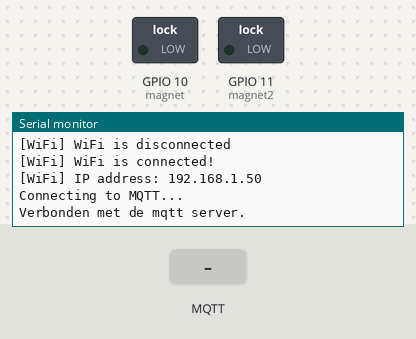
The sketch below on a simulated ESP32. On the bench: switched loads named in the sketch (green lamp = pin HIGH), the last lines printed to the serial monitor. The test bench sets the inputs (shaded band). WiFi joins after 1.5 s; servers stay silent unless stated; no MQTT or app messages arrive unless stated.

Above: at 2.8 s.
2.9 s: MQTT message "9797110" arrives on the first subscribed topic
At 3.3 s:
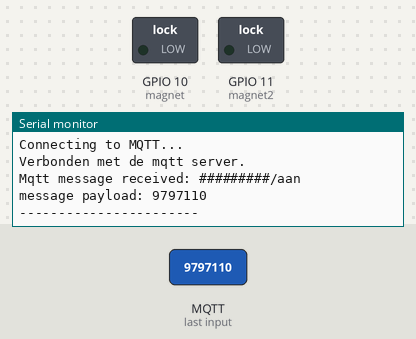
4.4 s: MQTT message "on" arrives on the first subscribed topic
At 5.6 s:
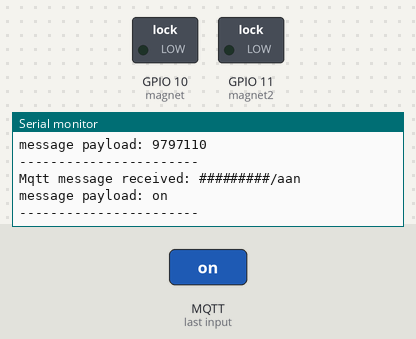
5.9 s: MQTT message "off" arrives on the first subscribed topic
At 6.8 s:
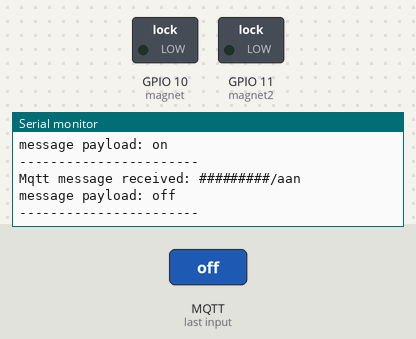

The sketch:

mqtt_basic_snapshot.ino
```cpp
#include <WiFi.h>
#include <PubSubClient.h>
#include <driver/gpio.h>


#define magnet2 GPIO_NUM_11
#define magnet GPIO_NUM_10

//these are the wifi credentials
const char* ssid = "#########";
//NOTE: uncomment the one that is needed
const char* password = "#########";     //Mike's esp
//const char* password = "#########";        //Timo's esp

//these are the mqtt client credentials
const char* mqttServer = "#########";
const int mqttPort = 1883;
const char* mqttUser = "#########";
const char* mqttPassword = "#########";

//these are constant chars which are the mqtt topic we are using
const char* topicEqualsAan = "#########/aan";
const char* topicEqualsUit = "#########/uit";

//these objects will be used to use wifi and mqtt
WiFiClient espClient;
PubSubClient client(espClient);

//this functies is located later in the code but is quickly defined here so that we dont get any errors when we call it before the actual function
void callback(char* topic, byte* payload, unsigned int length);

//this makes the connection with the mqtt server
void mqttConnect(){
  client.setServer(mqttServer, mqttPort);
  client.setCallback(callback);
  //this tries to connect until it has a connection
  while (!client.connected()) {
    Serial.println("Connecting to MQTT...");

    if (client.connect("ESP32Client", mqttUser, mqttPassword )) {

      Serial.println("Verbonden met de mqtt server.");
    } else {
      Serial.print("Foutmeldingstatus:  ");
      Serial.print(client.state());
      delay(2000);
    }
  }
}

int btnGPIO = 0;
int btnState = false;
void connect() {
  int tryDelay = 500;
  int numberOfTries = 20;

  //this tries to connect until it has a connection with the wifi network
  //(this happens before the connection with the mqtt server is made)
  while (true) {
    switch (WiFi.status()) {
      case WL_NO_SSID_AVAIL:
        Serial.println("[WiFi] SSID not found");
        break;
      case WL_CONNECT_FAILED:
        Serial.print("[WiFi] Failed - WiFi not connected! Reason: ");
        return;
        break;
      case WL_CONNECTION_LOST:
        Serial.println("[WiFi] Connection was lost");
        break;
      case WL_SCAN_COMPLETED:
        Serial.println("[WiFi] Scan is completed");
        break;
      case WL_DISCONNECTED:
        Serial.println("[WiFi] WiFi is disconnected");
        break;
      case WL_CONNECTED:
        Serial.println("[WiFi] WiFi is connected!");
        Serial.print("[WiFi] IP address: ");
        Serial.println(WiFi.localIP());
        return;
        break;
      default:
        Serial.print("[WiFi] WiFi Status: ");
        Serial.println(WiFi.status());
        break;
    }
    delay(tryDelay);

    if (numberOfTries <= 0) {
      Serial.print("[WiFi] Failed to connect to WiFi!");
      WiFi.disconnect();
      return;
    } else {
      numberOfTries--;
    }
  }
}

void callback(char* topic, byte* payload, unsigned int length) {

  Serial.print("Mqtt message received: ");
  Serial.println(topic);

  //here the payload array is thrown into a sngle string so that we can work with it
  String incommingPayload;
  Serial.print("message payload: ");
  for (int i = 0; i < length; i++) {
    Serial.print((char)payload[i]);
    incommingPayload = incommingPayload + (String)payload[i];
  }
  Serial.println();

  //here we check if the payload matches the bytearray for "uit" of "aan"
  //we than put the magnet in the matching state
  if(incommingPayload == "9797110"){
    gpio_set_level(magnet,1);
    gpio_set_level(magnet2,1);
    Serial.println("magnet on");
  }else if(incommingPayload == "117105116"){
    gpio_set_level(magnet,0);
    gpio_set_level(magnet2,0);
    Serial.println("magnet off");
  }
  Serial.println("-----------------------");
}

void setup() {
  gpio_set_direction(magnet, GPIO_MODE_OUTPUT);
  gpio_set_direction(magnet2, GPIO_MODE_OUTPUT);
  Serial.begin(115200);
  delay(100);
  //here we start by connecting to a WiFi network

  Serial.println();
  Serial.println("[WiFi] Connecting to ");
  Serial.println(ssid);

  WiFi.begin(ssid, password);

  connect();

  mqttConnect();

  client.subscribe("#########/aan");
  client.subscribe("#########/uit");
}

//in this loop we check if the wifi is disconnected and reconnect if that happens
void loop() {
  if(WiFi.status() != WL_CONNECTED){
    connect();
  }


  client.loop();
}
```

Measured:
- after the input at 2.9 s, the serial monitor: prints a new line at once (image 1)
- after the input at 4.4 s, the serial monitor: prints a new line at once (image 2)
- after the input at 5.9 s, the serial monitor: prints a new line at once (image 3)
